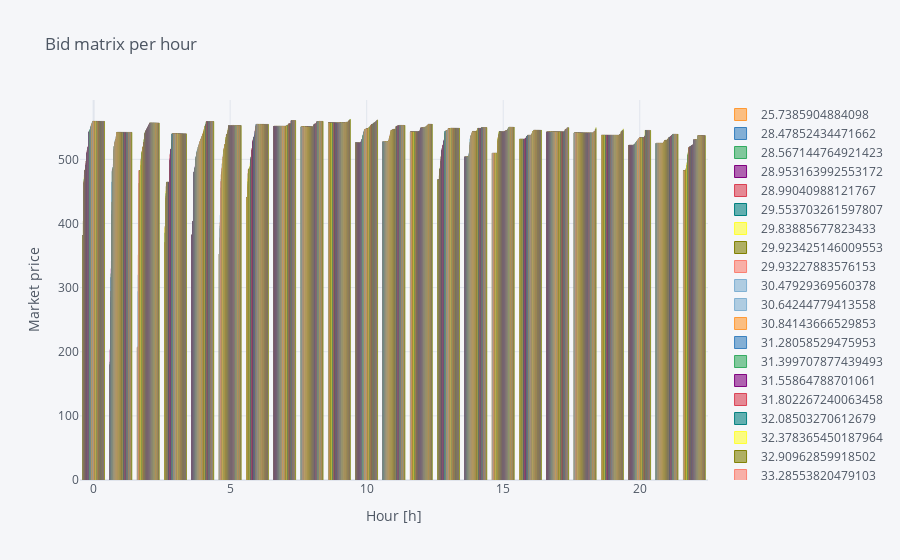

Notebook code cell kept with this figure:
### Code cell
# Plotting bid matrices with different properties
bid_matrix_transposed.iplot(kind='bar', title="Bid matrix per hour", xaxis_title ="Hour [h]", yaxis_title="Market price")
